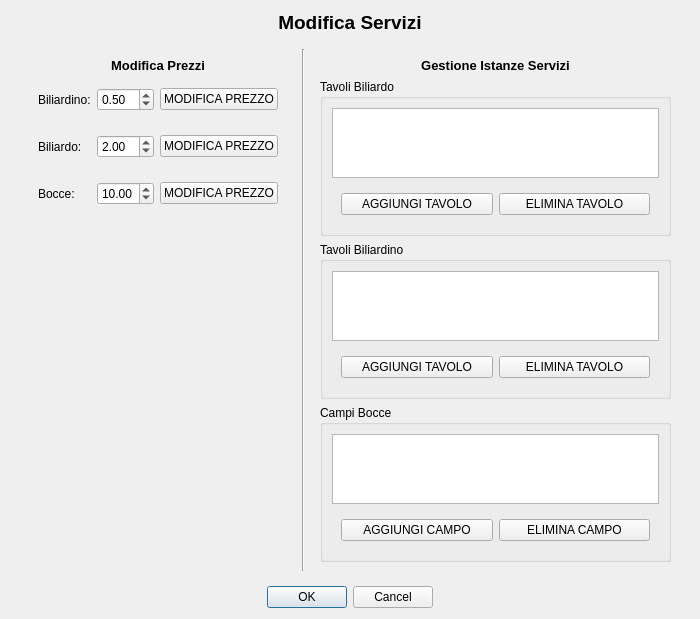
<?xml version="1.0" encoding="UTF-8"?>
<ui version="4.0">
 <class>Dialog</class>
 <widget class="QDialog" name="Dialog">
  <property name="geometry">
   <rect>
    <x>0</x>
    <y>0</y>
    <width>700</width>
    <height>500</height>
   </rect>
  </property>
  <property name="windowTitle">
   <string>Modifica Servizi</string>
  </property>
  <layout class="QVBoxLayout" name="verticalLayout_Main">
   <item>
    <widget class="QLabel" name="lblTitoloModificaServizi">
     <property name="font">
      <font>
       <pointsize>14</pointsize>
       <weight>75</weight>
       <bold>true</bold>
      </font>
     </property>
     <property name="text">
      <string>Modifica Servizi</string>
     </property>
     <property name="alignment">
      <set>Qt::AlignCenter</set>
     </property>
    </widget>
   </item>
   <item>
    <widget class="QWidget" name="contentContainer" native="true">
     <layout class="QHBoxLayout" name="horizontalLayout_Content">
      <item>
       <widget class="QWidget" name="pricesContainer" native="true">
        <layout class="QVBoxLayout" name="verticalLayout_Prices">
         <item>
          <widget class="QLabel" name="lblPrezziAttuali">
           <property name="font">
            <font>
             <pointsize>10</pointsize>
             <weight>75</weight>
             <bold>true</bold>
            </font>
           </property>
           <property name="text">
            <string>Modifica Prezzi</string>
           </property>
           <property name="alignment">
            <set>Qt::AlignCenter</set>
           </property>
          </widget>
         </item>
         <item>
          <widget class="QWidget" name="biliardinoPriceContainer" native="true">
           <layout class="QHBoxLayout" name="horizontalLayout_BiliardinoPrice">
            <item>
             <widget class="QLabel" name="lblPrezzoBiliardino">
              <property name="text">
               <string>Biliardino:</string>
              </property>
             </widget>
            </item>
            <item>
             <widget class="QDoubleSpinBox" name="dsbPrezzoBiliardino">
              <property name="decimals">
               <number>2</number>
              </property>
              <property name="singleStep">
               <double>0.100000000000000</double>
              </property>
              <property name="value">
               <double>0.500000000000000</double>
              </property>
             </widget>
            </item>
            <item>
             <widget class="QPushButton" name="btnModificaPrezzoBiliardino">
              <property name="text">
               <string>MODIFICA PREZZO</string>
              </property>
             </widget>
            </item>
           </layout>
          </widget>
         </item>
         <item>
          <widget class="QWidget" name="biliardoPriceContainer" native="true">
           <layout class="QHBoxLayout" name="horizontalLayout_BiliardoPrice">
            <item>
             <widget class="QLabel" name="lblPrezzoBiliardo">
              <property name="text">
               <string>Biliardo:</string>
              </property>
             </widget>
            </item>
            <item>
             <widget class="QDoubleSpinBox" name="dsbPrezzoBiliardo">
              <property name="decimals">
               <number>2</number>
              </property>
              <property name="singleStep">
               <double>0.500000000000000</double>
              </property>
              <property name="value">
               <double>2.000000000000000</double>
              </property>
             </widget>
            </item>
            <item>
             <widget class="QPushButton" name="btnModificaPrezzoBiliardo">
              <property name="text">
               <string>MODIFICA PREZZO</string>
              </property>
             </widget>
            </item>
           </layout>
          </widget>
         </item>
         <item>
          <widget class="QWidget" name="boccePriceContainer" native="true">
           <layout class="QHBoxLayout" name="horizontalLayout_BoccePrice">
            <item>
             <widget class="QLabel" name="lblPrezzoBocce">
              <property name="text">
               <string>Bocce:</string>
              </property>
             </widget>
            </item>
            <item>
             <widget class="QDoubleSpinBox" name="dsbPrezzoBocce">
              <property name="decimals">
               <number>2</number>
              </property>
              <property name="singleStep">
               <double>1.000000000000000</double>
              </property>
              <property name="value">
               <double>10.000000000000000</double>
              </property>
             </widget>
            </item>
            <item>
             <widget class="QPushButton" name="btnModificaPrezzoBocce">
              <property name="text">
               <string>MODIFICA PREZZO</string>
              </property>
             </widget>
            </item>
           </layout>
          </widget>
         </item>
         <item>
          <spacer name="verticalSpacer_Prices">
           <property name="orientation">
            <enum>Qt::Vertical</enum>
           </property>
           <property name="sizeHint" stdset="0">
            <size>
             <width>20</width>
             <height>40</height>
            </size>
           </property>
          </spacer>
         </item>
        </layout>
       </widget>
      </item>
      <item>
       <widget class="Line" name="lineVerticalSeparator">
        <property name="orientation">
         <enum>Qt::Vertical</enum>
        </property>
       </widget>
      </item>
      <item>
       <widget class="QWidget" name="instancesContainer" native="true">
        <layout class="QVBoxLayout" name="verticalLayout_Instances">
         <item>
          <widget class="QLabel" name="lblGestioneIstanze">
           <property name="font">
            <font>
             <pointsize>10</pointsize>
             <weight>75</weight>
             <bold>true</bold>
            </font>
           </property>
           <property name="text">
            <string>Gestione Istanze Servizi</string>
           </property>
           <property name="alignment">
            <set>Qt::AlignCenter</set>
           </property>
          </widget>
         </item>
         <item>
          <widget class="QGroupBox" name="groupBoxBiliardo">
           <property name="title">
            <string>Tavoli Biliardo</string>
           </property>
           <layout class="QVBoxLayout" name="verticalLayout_BiliardoInstances">
            <item>
             <widget class="QListWidget" name="lstTavoliBiliardo"/>
            </item>
            <item>
             <widget class="QWidget" name="biliardoButtonsContainer" native="true">
              <layout class="QHBoxLayout" name="horizontalLayout_BiliardoButtons">
               <item>
                <widget class="QPushButton" name="btnAggiungiTavoloBiliardo">
                 <property name="text">
                  <string>AGGIUNGI TAVOLO</string>
                 </property>
                </widget>
               </item>
               <item>
                <widget class="QPushButton" name="btnEliminaTavoloBiliardo">
                 <property name="text">
                  <string>ELIMINA TAVOLO</string>
                 </property>
                </widget>
               </item>
              </layout>
             </widget>
            </item>
           </layout>
          </widget>
         </item>
         <item>
          <widget class="QGroupBox" name="groupBoxBiliardino">
           <property name="title">
            <string>Tavoli Biliardino</string>
           </property>
           <layout class="QVBoxLayout" name="verticalLayout_BiliardinoInstances">
            <item>
             <widget class="QListWidget" name="lstTavoliBiliardino"/>
            </item>
            <item>
             <widget class="QWidget" name="biliardinoButtonsContainer" native="true">
              <layout class="QHBoxLayout" name="horizontalLayout_BiliardinoButtons">
               <item>
                <widget class="QPushButton" name="btnAggiungiTavoloBiliardino">
                 <property name="text">
                  <string>AGGIUNGI TAVOLO</string>
                 </property>
                </widget>
               </item>
               <item>
                <widget class="QPushButton" name="btnEliminaTavoloBiliardino">
                 <property name="text">
                  <string>ELIMINA TAVOLO</string>
                 </property>
                </widget>
               </item>
              </layout>
             </widget>
            </item>
           </layout>
          </widget>
         </item>
         <item>
          <widget class="QGroupBox" name="groupBoxBocce">
           <property name="title">
            <string>Campi Bocce</string>
           </property>
           <layout class="QVBoxLayout" name="verticalLayout_BocceInstances">
            <item>
             <widget class="QListWidget" name="lstCampiBocce"/>
            </item>
            <item>
             <widget class="QWidget" name="bocceButtonsContainer" native="true">
              <layout class="QHBoxLayout" name="horizontalLayout_BocceButtons">
               <item>
                <widget class="QPushButton" name="btnAggiungiCampoBocce">
                 <property name="text">
                  <string>AGGIUNGI CAMPO</string>
                 </property>
                </widget>
               </item>
               <item>
                <widget class="QPushButton" name="btnEliminaCampoBocce">
                 <property name="text">
                  <string>ELIMINA CAMPO</string>
                 </property>
                </widget>
               </item>
              </layout>
             </widget>
            </item>
           </layout>
          </widget>
         </item>
        </layout>
       </widget>
      </item>
     </layout>
    </widget>
   </item>
   <item>
    <widget class="QDialogButtonBox" name="buttonBox">
     <property name="orientation">
      <enum>Qt::Horizontal</enum>
     </property>
     <property name="standardButtons">
      <set>QDialogButtonBox::Cancel|QDialogButtonBox::Ok</set>
     </property>
     <property name="centerButtons">
      <bool>true</bool>
     </property>
    </widget>
   </item>
  </layout>
 </widget>
 <resources/>
 <connections>
  <connection>
   <sender>buttonBox</sender>
   <signal>accepted()</signal>
   <receiver>Dialog</receiver>
   <slot>accept()</slot>
   <hints>
    <hint type="sourcelabel">
     <x>348</x>
     <y>489</y>
    </hint>
    <hint type="destinationlabel">
     <x>349</x>
     <y>249</y>
    </hint>
   </hints>
  </connection>
  <connection>
   <sender>buttonBox</sender>
   <signal>rejected()</signal>
   <receiver>Dialog</receiver>
   <slot>reject()</slot>
   <hints>
    <hint type="sourcelabel">
     <x>348</x>
     <y>489</y>
    </hint>
    <hint type="destinationlabel">
     <x>349</x>
     <y>249</y>
    </hint>
   </hints>
  </connection>
 </connections>
</ui>
